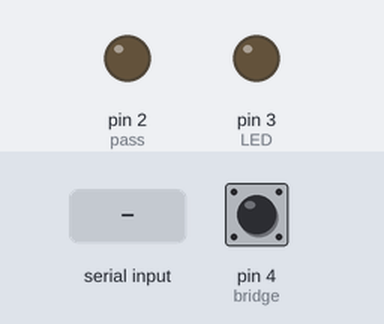
This sketch was run on a simulated Arduino Uno, built with avr-gcc and run on an emulated ATmega328P. Shown: output pins drawn as LEDs (lit = HIGH). Inputs (shaded band) come from the test bench; at power-on: pin 4 (bridge) HIGH. Pins used as bus, display or sensor lines are not drawn; what the sketch prints to the serial monitor is not drawn.

Above: at 1.2 s.
1.3 s: "1" received over Serial
At 2.4 s:
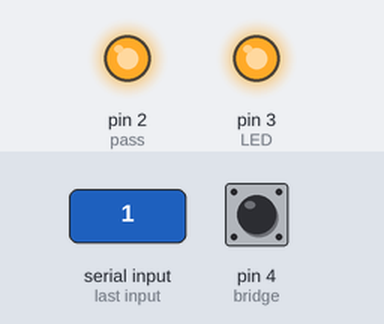
Timing chart, 0 to 13.1 s (numbered marks = the images above; inputs shaded):
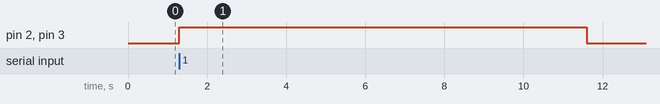

Measured:
- after the input at 1.3 s, pin 2 (pass), pin 3 (LED): LOW → HIGH at once, → LOW 10.3 s later

The sketch:

Holy_Grail_Old.ino
```cpp
/******************************************
  Title: Holy Grail
  Studio: Wakaka KocmocA & 0escape
  Author: By iLYuSha Wakaka KocmocA
  2016/10/01
*******************************************/
/******************************************
  PURPOSE:  Learn to use the MF522-AN RFID card reader
  Created by      Rudy Schlaf for www.makecourse.com
  DATE:   2/2014
*******************************************/

/*
 * This sketch uses the MFRC522 Library to use ARDUINO RFID MODULE KIT 13.56 MHZ WITH TAGS SPI W AND R BY COOQROBOT.
 * The library file MFRC522.h has a wealth of useful info. Please read it.
 * The functions are documented in MFRC522.cpp.
 *
 * Based on code Dr.Leong   ( WWW.B2CQSHOP.COM )
 * Created by Miguel Balboa (circuitito.com), Jan, 2012.
 * Rewritten by Søren Thing Andersen (access.thing.dk), fall of 2013 (Translation to English, refactored, comments, anti collision, cascade levels.)
 *
 * This library has been released into the public domain.
*/

#include <SPI.h>//include the SPI bus library
#include <MFRC522.h>//include the RFID reader library

#define SS_PIN 10  //slave select pin
#define RST_PIN 9  //reset pin
MFRC522 mfrc522(SS_PIN, RST_PIN);        // instatiate a MFRC522 reader object.
MFRC522::MIFARE_Key key;//create a MIFARE_Key struct named 'key', which will hold the card information
/* Constant for Badge Tag ID */
const int tag[4] = {84,174,186,235};
/* Constant for Badge(Back up) Tag ID */
const int tagBackup[4] = {64,188,28,51};
/* Output */
const int pass = 2;
const int LED = 3;
/* Input */
const int bridge = 4;
/* Variable */
int valueLock;
int valueBridge;
int escape = 0; // On Card Trigger Exit, this variable will > 1 (3rd frame)
char unlock = 0; // Receive Unity Command
boolean checkRFID = false; // On Card Trigger Enter is true, imdepedent of bridge
boolean induction = false; // On Card Trigger Enter is true
boolean unlocked = false;
void setup() {
        Serial.begin(9600);        // Initialize serial communications with the PC
        SPI.begin();               // Init SPI bus
        mfrc522.PCD_Init();        // Init MFRC522 card (in case you wonder what PCD means: proximity coupling device)
        Serial.println("Scan a MIFARE Classic card");

        // Prepare the security key for the read and write functions - all six key bytes are set to 0xFF at chip delivery from the factory.
        // Since the cards in the kit are new and the keys were never defined, they are 0xFF
        // if we had a card that was programmed by someone else, we would need to know the key to be able to access it. This key would then need to be stored in 'key' instead.

        for (byte i = 0; i < 6; i++) {
                key.keyByte[i] = 0xFF;//keyByte is defined in the "MIFARE_Key" 'struct' definition in the .h file of the library
        }

    pinMode(pass,OUTPUT);
    pinMode(LED,OUTPUT);
    pinMode(bridge,INPUT);
    digitalWrite(pass, LOW);
    digitalWrite(LED, LOW);
    Serial.println("Medieval - Holy Grail - 2016/08/13 iLYuSha Wakaka KocmocA");
}

int block=2;//this is the block number we will write into and then read. Do not write into 'sector trailer' block, since this can make the block unusable.

byte blockcontent[16] = {"makecourse_____"};//an array with 16 bytes to be written into one of the 64 card blocks is defined
//byte blockcontent[16] = {0,0,0,0,0,0,0,0,0,0,0,0,0,0,0,0};//all zeros. This can be used to delete a block.
byte readbackblock[18];//This array is used for reading out a block. The MIFARE_Read method requires a buffer that is at least 18 bytes to hold the 16 bytes of a block.

void loop()
{
  valueBridge = digitalRead(bridge);
  unlock = Serial.read();
  if(!unlocked)
  {
    if(unlock == '1')
    {
      unlocked = true;
      digitalWrite(pass, HIGH);
      digitalWrite(LED, HIGH);
      delay(10000);
      Serial.println("Locked");
      delay(300);
      digitalWrite(pass, LOW);
      digitalWrite(LED, LOW);
      unlocked = false;
      delay(1000);
      mfrc522.PCD_Init();
    }

    // 人體電橋訊號不穩定
    if(valueBridge == 0)
      valueLock++;
    else if(valueBridge == 1)
      valueLock = 0;

    if(valueLock > 23)
      Serial.println("Bridge");

    // Give a initail number, avoid repeat "Reduse" Comman
    if(mfrc522.uid.uidByte[0] != 254 && mfrc522.uid.uidByte[1] != 254 &&
    mfrc522.uid.uidByte[2] != 254 && mfrc522.uid.uidByte[3] != 254)
    {
      if(checkRFID)
      {
        Serial.println("RFID");
        checkRFID = false;
      }
      if(valueLock > 23)
      {
        if(mfrc522.uid.uidByte[0] == tag[0] && mfrc522.uid.uidByte[1] == tag[1] &&
        mfrc522.uid.uidByte[2] == tag[2] && mfrc522.uid.uidByte[3] == tag[3])
        {
          Serial.println("Release");
        }
        else if(mfrc522.uid.uidByte[0] == tagBackup[0] && mfrc522.uid.uidByte[1] == tagBackup[1] &&
        mfrc522.uid.uidByte[2] == tagBackup[2] && mfrc522.uid.uidByte[3] == tagBackup[3])
        {
          Serial.println("Release");
        }
        else
        {
          if(induction)
          {
            Serial.println("Refuse");
          }
        }
        induction = false;
      }
    }
  }

  mfrc522.uid.uidByte[0] = -2;
  mfrc522.uid.uidByte[1] = -2;
  mfrc522.uid.uidByte[2] = -2;
  mfrc522.uid.uidByte[3] = -2;

        /*****************************************establishing contact with a tag/card**********************************************************************/

    // Look for new cards (in case you wonder what PICC means: proximity integrated circuit card)
  if ( ! mfrc522.PICC_IsNewCardPresent()) {//if PICC_IsNewCardPresent returns 1, a new card has been found and we continue
    escape++;
    return;//if it did not find a new card is returns a '0' and we return to the start of the loop
  }
  escape = 0;
  induction = true;
  checkRFID = true;
  // Select one of the cards
  if ( ! mfrc522.PICC_ReadCardSerial()) {//if PICC_ReadCardSerial returns 1, the "uid" struct (see MFRC522.h lines 238-45)) contains the ID of the read card.
    return;//if it returns a '0' something went wrong and we return to the start of the loop
  }

        // Among other things, the PICC_ReadCardSerial() method reads the UID and the SAK (Select acknowledge) into the mfrc522.uid struct, which is also instantiated
        // during this process.
        // The UID is needed during the authentication process
          //The Uid struct:
          //typedef struct {
    //byte    size;     // Number of bytes in the UID. 4, 7 or 10.
    //byte    uidByte[10];            //the user ID in 10 bytes.
    //byte    sak;      // The SAK (Select acknowledge) byte returned from the PICC after successful selection.
          //} Uid;

         //Serial.println("card selected");

         /*****************************************writing and reading a block on the card**********************************************************************/

         //writeBlock(block, blockcontent);//the blockcontent array is written into the card block
         //mfrc522.PICC_DumpToSerial(&(mfrc522.uid));

         //The 'PICC_DumpToSerial' method 'dumps' the entire MIFARE data block into the serial monitor. Very useful while programming a sketch with the RFID reader...
         //Notes:
         //(1) MIFARE cards conceal key A in all trailer blocks, and shows 0x00 instead of 0xFF. This is a secutiry feature. Key B appears to be public by default.
         //(2) The card needs to be on the reader for the entire duration of the dump. If it is removed prematurely, the dump interrupts and an error message will appear.
         //(3) The dump takes longer than the time alloted for interaction per pairing between reader and card, i.e. the readBlock function below will produce a timeout if
         //    the dump is used.

   //mfrc522.PICC_DumpToSerial(&(mfrc522.uid));//uncomment this if you want to see the entire 1k memory with the block written into it.
         /*
         readBlock(block, readbackblock);//read the block back
         Serial.print("read block: ");
         for (int j=0 ; j<16 ; j++)//print the block contents
         {
           Serial.write (readbackblock[j]);//Serial.write() transmits the ASCII numbers as human readable characters to serial monitor
         }
         Serial.println("");
         */

  int i;
  //Serial.print("uid:");
  for(i=0;i<mfrc522.uid.size;i++)
  {
    //Serial.print(mfrc522.uid.uidByte[i],HEX);
  }
  //Serial.println();
}
```
